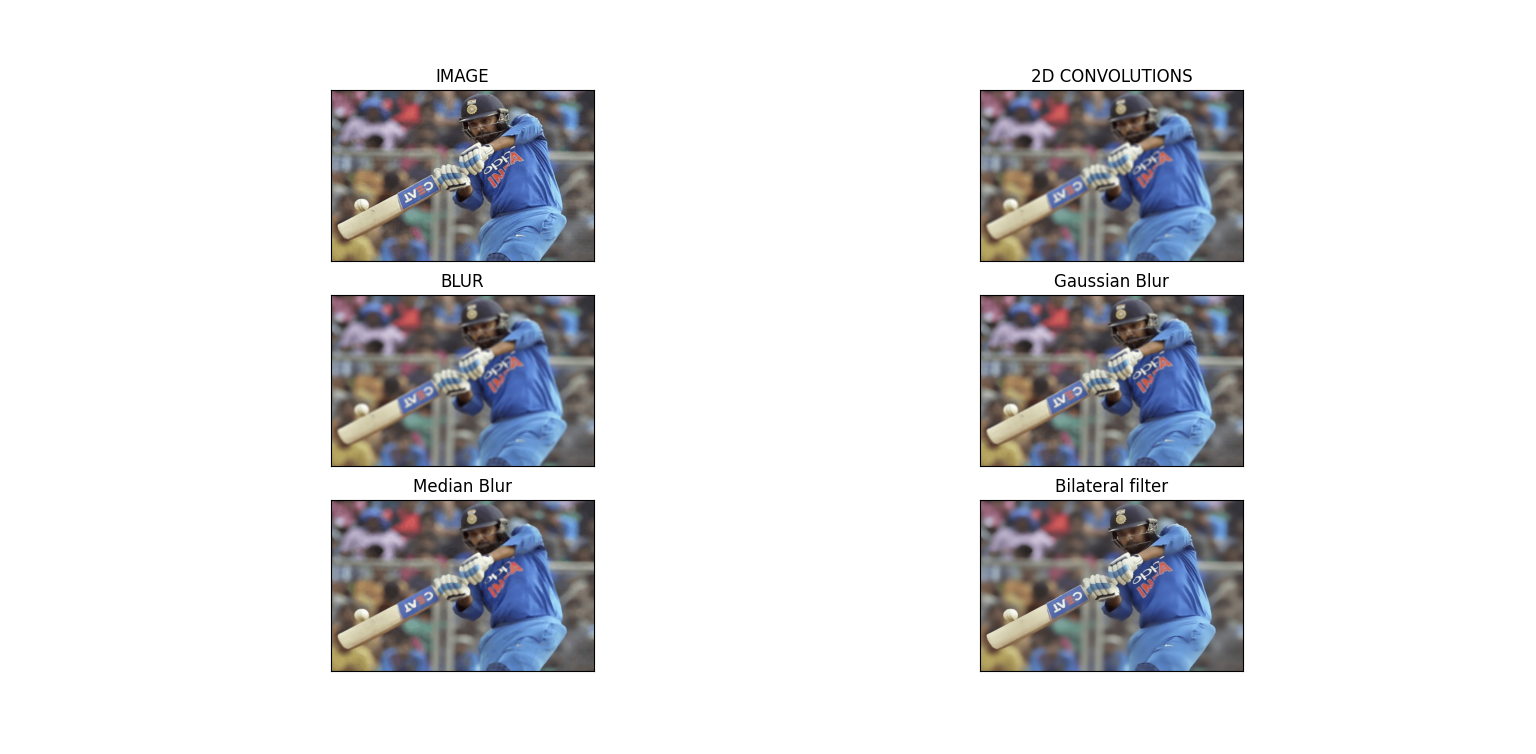

Recreate this plot in Python.
import matplotlib.pyplot as plt
import numpy as np
import cv2

img = cv2.imread('RohitSharma.png')
img = cv2.cvtColor(img, cv2.COLOR_BGR2RGB)

kernel = np.ones((5, 5), np.float32) / 25
dst = cv2.filter2D(img, -1, kernel)
blur = cv2.blur(img, (5, 5))
Gblur = cv2.GaussianBlur(img, (5, 5), 0)
Mblur = cv2.medianBlur(img, 5)
bilateralFilter = cv2.bilateralFilter(img, 10, 75, 75)

titles = ['IMAGE', '2D CONVOLUTIONS', 'BLUR', 'Gaussian Blur', 'Median Blur', 'Bilateral filter']
images = [img, dst, blur, Gblur, Mblur, bilateralFilter]

for i in range(6):
    plt.subplot(3, 2, i + 1), plt.imshow(images[i], 'gray')
    plt.title(titles[i])
    plt.xticks([]), plt.yticks([])

plt.show()
cv2.waitKey(0)
cv2.destroyAllWindows()
